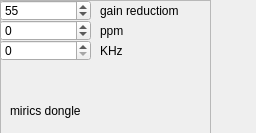
<?xml version="1.0" encoding="UTF-8"?>
<ui version="4.0">
 <class>xxxWidget</class>
 <widget class="QWidget" name="xxxWidget">
  <property name="geometry">
   <rect>
    <x>0</x>
    <y>0</y>
    <width>256</width>
    <height>133</height>
   </rect>
  </property>
  <property name="windowTitle">
   <string>Form</string>
  </property>
  <widget class="QFrame" name="frame">
   <property name="geometry">
    <rect>
     <x>0</x>
     <y>0</y>
     <width>211</width>
     <height>221</height>
    </rect>
   </property>
   <property name="frameShape">
    <enum>QFrame::StyledPanel</enum>
   </property>
   <property name="frameShadow">
    <enum>QFrame::Raised</enum>
   </property>
   <widget class="QLabel" name="label">
    <property name="geometry">
     <rect>
      <x>10</x>
      <y>100</y>
      <width>101</width>
      <height>21</height>
     </rect>
    </property>
    <property name="text">
     <string>mirics dongle</string>
    </property>
   </widget>
   <widget class="QSpinBox" name="externalGain">
    <property name="geometry">
     <rect>
      <x>0</x>
      <y>0</y>
      <width>91</width>
      <height>21</height>
     </rect>
    </property>
    <property name="maximum">
     <number>103</number>
    </property>
    <property name="value">
     <number>55</number>
    </property>
   </widget>
   <widget class="QSpinBox" name="f_correction">
    <property name="geometry">
     <rect>
      <x>0</x>
      <y>20</y>
      <width>91</width>
      <height>21</height>
     </rect>
    </property>
    <property name="minimum">
     <number>-100</number>
    </property>
    <property name="maximum">
     <number>100</number>
    </property>
   </widget>
   <widget class="QSpinBox" name="khzOffset">
    <property name="geometry">
     <rect>
      <x>0</x>
      <y>40</y>
      <width>91</width>
      <height>21</height>
     </rect>
    </property>
    <property name="maximum">
     <number>1000000</number>
    </property>
   </widget>
   <widget class="QLabel" name="label_3">
    <property name="geometry">
     <rect>
      <x>100</x>
      <y>40</y>
      <width>41</width>
      <height>21</height>
     </rect>
    </property>
    <property name="text">
     <string>KHz</string>
    </property>
   </widget>
   <widget class="QLabel" name="label_4">
    <property name="geometry">
     <rect>
      <x>100</x>
      <y>20</y>
      <width>51</width>
      <height>21</height>
     </rect>
    </property>
    <property name="text">
     <string>ppm</string>
    </property>
   </widget>
   <widget class="QLabel" name="label_5">
    <property name="geometry">
     <rect>
      <x>100</x>
      <y>0</y>
      <width>101</width>
      <height>21</height>
     </rect>
    </property>
    <property name="text">
     <string>gain reductiom</string>
    </property>
   </widget>
   <widget class="QLabel" name="statusLabel">
    <property name="geometry">
     <rect>
      <x>16</x>
      <y>180</y>
      <width>121</width>
      <height>21</height>
     </rect>
    </property>
    <property name="text">
     <string/>
    </property>
   </widget>
  </widget>
 </widget>
 <resources/>
 <connections/>
</ui>
